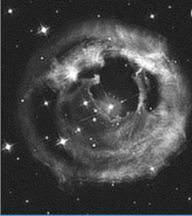
#> input picture lijunxi_code/innovative_algorithm/images/astronomy_img_1.png, 192 x 216 px
$ jupyter execute innovative_algorithm5.ipynb
#> lines starting #> are read from the running program, lines starting #| are printed output that depends on the picture; long printed decimals are rounded
[cell 1]
import cv2
import numpy as np
import math
import matplotlib.pyplot as plt
from numpy import fft
from skimage import color, data, restoration, filters,exposure
from skimage.metrics import structural_similarity as ssim
from skimage.metrics import peak_signal_noise_ratio as psnr
from matplotlib.colors import LogNorm


def add_periodic_noise(img, mean, amplitude, frequency):
    rows, cols = img.shape
    noise = np.zeros((rows, cols))
    for i in range(rows):
        for j in range(cols):
            noise[i, j] = mean + amplitude * np.sin(2 * np.pi * frequency * j)
    return img + noise


# [45 lines left out: functions gasuss_noise, motion_process, make_blurred, display_img, not called in this run]


def get_img_fft_shift(img):
    img_fft = np.fft.fft2(img)
    img_fft_shift = np.fft.fftshift(img_fft)
    return img_fft_shift


# [35 lines left out: functions show_DFT_magnitude, inverse, wiener, constrained_ls_filter, not called in this run]


def BHPF(M, N, D0, n, uk, vk):
    H_BHPF = np.zeros((M, N))
    D = np.zeros((M, N))
    for u in range(M):
        for v in range(N):
            D[u, v] = np.sqrt((u - M / 2 - uk) ** 2 + (
                    v - N / 2 - vk) ** 2)  # euclidean distance from (u,v) to ((uk,vk) related to center)
            H_BHPF[u, v] = 1 / (1 + (D0 / D[u, v]) ** (2 * n))
    return H_BHPF


# implement Butterworth notch reject filter
def notchFilter(img, n, UV_set):  # n is the parameter of the Butterworth highpass filter
    # Q is the number of Butterworth highpass filter pairs
    M, N = img.shape
    # initialize the filter
    H_notch = np.zeros((M, N))
    length_set = len(UV_set)
    for i in range(length_set):
        uk, vk, D0 = UV_set[i]
        if i == 0:
            H_notch = BHPF(M, N, D0, n, uk, vk) * BHPF(M, N, D0, n, -uk, -vk)
        else:
            H_notch = H_notch * BHPF(M, N, D0, n, uk, vk) * BHPF(M, N, D0, n, -uk, -vk)
    return H_notch


# [5 lines left out: function img_ifft, not called in this run]


# second approach, borrow Moire pattern from given image degraded by Moire pattern
# add the borrowed pattern in the frequency domain into the original image to create the Moire pattern

img_name_1='astronomy_img_1.png'
Img_astronomy_1=cv2.imread("./images/"+img_name_1, cv2.IMREAD_GRAYSCALE)
#> Img_astronomy_1: shape (216, 192); min 21, max 255, mean 67.3
Img_astronomy_1_fft_shift=get_img_fft_shift(Img_astronomy_1)

# [6 lines of commented-out code are left out]
img_newspaper_name="car_newsprint.tif"
Img_newspaper=cv2.imread("./images/"+img_newspaper_name, cv2.IMREAD_GRAYSCALE)
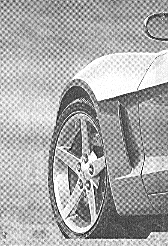
#> input picture lijunxi_code/innovative_algorithm/images/car_newsprint.tif, 168 x 246 px
#> Img_newspaper is the input picture: shape (246, 168); min 0, max 255, mean 169.7
Img_newspaper=cv2.resize(Img_newspaper,dsize=(192,216),interpolation=cv2.INTER_LINEAR)
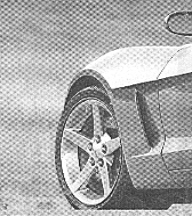
#> Img_newspaper: shape (216, 192); min 18, max 255, mean 169.5
Img_newspaper_fft_shift = get_img_fft_shift(Img_newspaper)

n=4
UV_set_newspaper=[(42, -28, 20), (84, -28, 20), (-42, -28, 20), (-84, -28, 20)]
# get the notch pass filter
Img_newspaper_notch_pass=1-notchFilter(Img_newspaper,n,UV_set_newspaper)
#> after the loop in notchFilter, `for i in range(length_set):`:
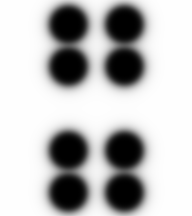
#> H_notch: shape (216, 192) float64; min 0, max 1, mean 0.737
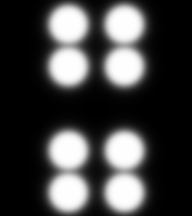
#> Img_newspaper_notch_pass: shape (216, 192) float64; min 3.43e-05, max 1, mean 0.263
# add the Moire pattern
Img_astronomy_1_fft_shift_added=Img_astronomy_1_fft_shift+Img_newspaper_notch_pass*Img_newspaper_fft_shift
# use the inverse fourier transformation to view the image after the addition of the Moire pattern
def img_ifft(img_fft_shift):
    Img_inverse_fft_shift = np.fft.ifftshift(img_fft_shift)
    Img_inverse_fft=np.fft.ifft2(Img_inverse_fft_shift)
    Img_inverse_fft=np.abs(Img_inverse_fft)
    return Img_inverse_fft


Img_astronomy_1_added_Moire=img_ifft(Img_astronomy_1_fft_shift_added)
noisy = add_periodic_noise(Img_astronomy_1_added_Moire, 0, 20, 0.1)+np.random.normal(0, 2, Img_astronomy_1_added_Moire.shape)
#> after the loop in add_periodic_noise, `for i in range(rows):`:
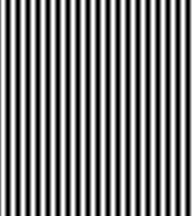
#> noise: shape (216, 192) float64; min -19.02, max 19.02, mean 0.0612; drawn with min black and max white
#> in add_periodic_noise, `return img + noise`:
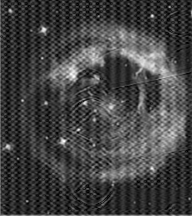
#> returned value: shape (216, 192) float64; min -19.01, max 312.7, mean 68.4; drawn with min black and max white


img_h = Img_astronomy_1.shape[0]
#> img_h = 216
img_w = Img_astronomy_1.shape[1]
#> img_w = 192
PSF = np.ones((img_h,img_w))/(img_h*img_w)
image = Img_astronomy_1


plt.figure(figsize=(20, 20))

plt.subplot(321)
plt.xlabel("Original Image")
plt.imshow(image, cmap='gray', vmin=0, vmax=255)


plt.subplot(322)
plt.xlabel("Noisy Image")
plt.imshow(noisy, cmap='gray', vmin=0, vmax=255)


gaussion_result = filters.gaussian(noisy,4)  # Adaptive Median Filter
plt.subplot(323)
plt.xlabel("gaussion filter")
plt.imshow(gaussion_result, cmap='gray', vmin=0, vmax=255)


Img_astronomy_1_added_Moire_fft_shift=get_img_fft_shift(gaussion_result)
# set the parameters of the u_k, v_k, and D0
# they denote the location we want to reject, and the extent we want to reject it
UV_set_astronomy=[(42, -28, 20), (84, -28, 20), (-42, -28, 20), (-84, -28, 20),
                  (42,70,10),(84,60,10),(42,-70,10),(84,-60,10)]

# set the parameter n of the notch filter
n=1.5

# use notch butterworth reject filter
Img_astronomy_1_notch_reject=notchFilter(noisy,n,UV_set_astronomy)
#> call 2 of notchFilter, with n = 1.5
#> after the loop in notchFilter (call 2), `for i in range(length_set):`:
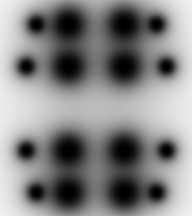
#> H_notch: shape (216, 192) float64; min 0, max 0.944, mean 0.521

# multiply the notch butterworth reject filter with the frequency response of the image with Moire pattern addition
Img_astronomy_1_Moire_restored_fft_shift=Img_astronomy_1_added_Moire_fft_shift*Img_astronomy_1_notch_reject
# display the magnitude of the filtered image


# use inverse fourier transformation to get back the restored astronomy image
Img_astronomy_1_Moire_restored=img_ifft(Img_astronomy_1_Moire_restored_fft_shift)
#> in img_ifft (call 2), `Img_inverse_fft=np.abs(Img_inverse_fft)`:
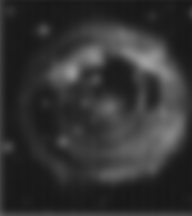
#> Img_inverse_fft: shape (216, 192) float64; min 23.39, max 160.1, mean 51.5

plt.subplot(324)
plt.xlabel("Gaussion+Notch")
plt.imshow(Img_astronomy_1_Moire_restored, cmap='gray', vmin=0, vmax=255)


img_1=exposure.equalize_hist(gaussion_result)
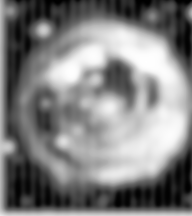
#> img_1: shape (216, 192) float64; min 0.000169, max 1, mean 0.506
plt.subplot(325)
plt.xlabel("Gaussion+Histogram")
plt.imshow(img_1, cmap='gray')


img_laplace=filters.laplace(gaussion_result)
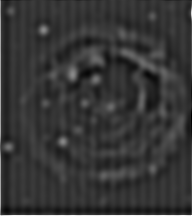
#> img_laplace: shape (216, 192) float64; min -3.61, max 13.45, mean 3.29e-17; drawn with min black and max white
img_2=Img_astronomy_1_Moire_restored+2*img_laplace
plt.subplot(326)
plt.xlabel("Gaussion+Laplacian")
plt.imshow(img_1, cmap='gray')


psnr1 = psnr(noisy, image, data_range=255)
#> psnr1 = 20.18
psnr2 = psnr(gaussion_result, image, data_range=255)
#> psnr2 = 23.14
psnr3 = psnr(Img_astronomy_1_Moire_restored, image, data_range=255)
#> psnr3 = 19.41
psnr4 = psnr(img_1, image/255)
#> psnr4 = 10.56
psnr5 = psnr(img_2, image, data_range=255)
#> psnr5 = 19.82

ssim1 = ssim(noisy, image, data_range=255)
#> ssim1 = 0.347
ssim2 = ssim(gaussion_result, image, data_range=255)
#> ssim2 = 0.645
ssim3 = ssim(Img_astronomy_1_Moire_restored, image, data_range=255)
#> ssim3 = 0.603
ssim4 = ssim(img_1, image/255)
#> ssim4 = 0.517
ssim5 = ssim(img_2, image, data_range=255)
#> ssim5 = 0.626


print(psnr1)
#| 20.179
print(psnr2)
#| 23.139
print(psnr3)
#| 19.408
print(psnr4)
#| 10.560
print(psnr5)
#| 19.816
print(ssim1)
#| 0.3468
print(ssim2)
#| 0.645
print(ssim3)
#| 0.6034
print(ssim4)
#| 0.5172
print(ssim5)
#| 0.6257
